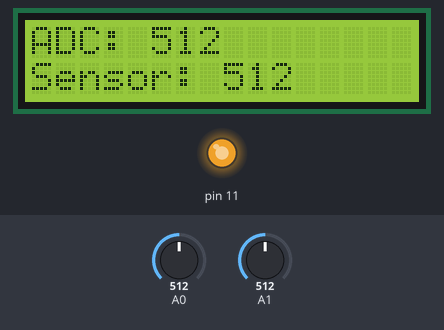
A program run on a simulated Arduino Uno, built with avr-gcc and run on an emulated ATmega328P. On the bench: 16×2 character LCD, output pins drawn as LEDs (lit = HIGH). The inputs (shaded band) are chosen by the test bench; at power-on: A0 = 512, A1 = 512. What the program prints to the serial monitor is not drawn.

Above: at 1.2 s.
1.3 s: A0 set to 716
At 1.71 s:
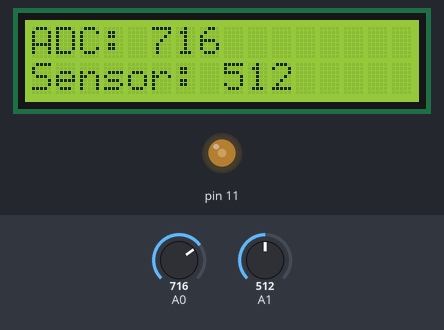
4.3 s: A1 set to 716
At 5.61 s:
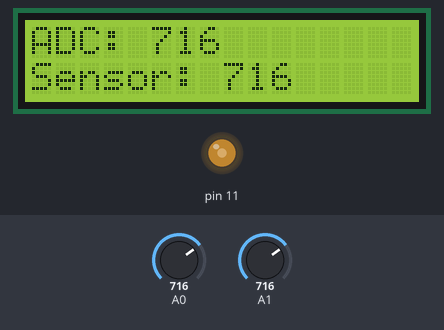
6.0 s: A0 set to 900
At 6.21 s:
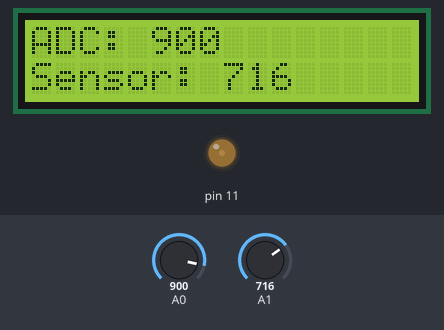
7.5 s: A1 set to 900
At 8.01 s:
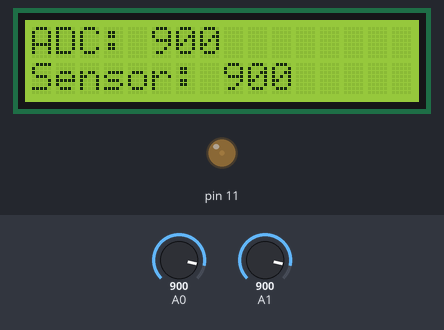
9.0 s: A0 set to 1010
At 9.21 s:
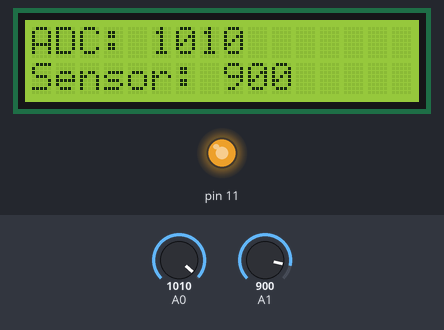
10.5 s: A1 set to 1010
At 10.71 s:
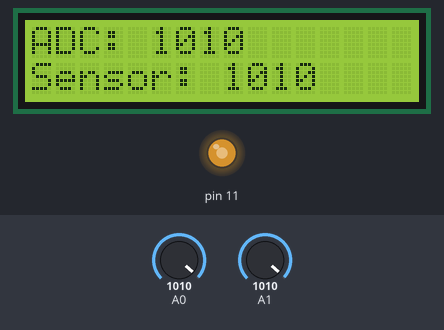
Timing chart, 0 to 13.0 s (numbered marks = the images above; inputs shaded):
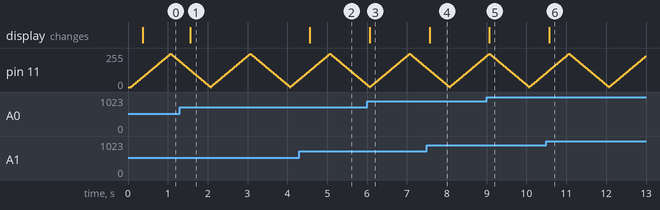

The program:

main.cpp
```cpp
#include <Arduino.h>
#include <avr/interrupt.h>
#include <LiquidCrystal.h>
LiquidCrystal lcd(6, 7, A2, A3, A4, A5);
volatile uint16_t adcValue = 0;
volatile uint16_t sensorValue = 0;
volatile bool adcFlag = false;
volatile bool pwmFlag = false;
volatile bool sensorFlag = false;
volatile bool uartFlag = false;
void Timer1_init()
{
  TCCR1A = 0;
  TCCR1B = (1 << WGM12) | (1 << CS11) | (1 << CS10);
  OCR1A = 249;
  TIMSK1 |= (1 << OCIE1A);
  sei();
}
void ADC_init(){
  DDRC &= ~((1 << PC0)|(1 << PC1));
  ADMUX = (1 << REFS0);
  ADCSRA |= (1 << ADEN);
  ADCSRA |= (1 << ADPS2) | (1 << ADPS1) | (1 << ADPS0);
}
uint16_t ADC_read(uint8_t channel)
{
    if (channel == 0)
    {
        ADMUX &= ~((1 << MUX3) | (1 << MUX2) |(1 << MUX1) |(1 << MUX0));
    }
    else if (channel == 1)
    {
        ADMUX &= ~((1 << MUX3) |(1 << MUX2) |(1 << MUX1));
        ADMUX |= (1 << MUX0);
    }
    ADCSRA |= (1 << ADSC);
    while (ADCSRA & (1 << ADSC));
    return ADC;
}
void Task_ADC(){
  adcValue = ADC_read(0);
    lcd.setCursor(0, 0);
    lcd.print("ADC: ");
    lcd.print(adcValue);
    lcd.print("       ");
}
uint8_t ledDuty = 0;
int8_t ledStep = 5;
void PWM_LED_init()
{
    DDRB |= (1 << PB3);
    TCCR2A = (1 << COM2A1)| (1 << WGM21)| (1 << WGM20);
    TCCR2B = (1 << CS22);
    OCR2A = 0;
}
void Task_PWM_LED(){
ledDuty += ledStep;
    if (ledDuty >= 250 || ledDuty == 0)
        ledStep = -ledStep;
    OCR2A = ledDuty;
}
void Task_Sensor(){
 sensorValue = ADC_read(1);
    lcd.setCursor(0, 1);
    lcd.print("Sensor: ");
    lcd.print(sensorValue);
    lcd.print("       ");
}
void Task_UART()
{
    Serial.print("ADC0: ");
    Serial.print(adcValue);
    Serial.print(" | Sensor: ");
    Serial.print(sensorValue);
    Serial.print(" | LED: ");
    Serial.println(ledDuty);
}
ISR(TIMER1_COMPA_vect)
{
    static uint16_t count = 0;
    count++;
    if (count % 10 == 0)
        adcFlag = true;
    if (count % 20 == 0)
        pwmFlag = true;
    if (count % 100 == 0)
        sensorFlag = true;
    if (count >= 1000)
        {count = 0;
          uartFlag = true;}
}
void setup()
{
  Serial.begin(9600);
    lcd.begin(16, 2);
    ADC_init();
    PWM_LED_init();
    Timer1_init();
    lcd.setCursor(0, 0);
    lcd.print("ADC: ");
    lcd.setCursor(0, 1);
    lcd.print("Sensor: ");
}
void loop()
{
    if (adcFlag)
    {
        adcFlag = false;
        Task_ADC();
    }
    if (pwmFlag)
    {
        pwmFlag = false;
        Task_PWM_LED();
    }
    if (sensorFlag)
    {
        sensorFlag = false;
        Task_Sensor();
    }
    if (uartFlag)
    {
        uartFlag = false;
        Task_UART();
    }
}
```

Measured:
- after the input at 1.3 s, the display: changes after 0.27 s (image 1)
- after the input at 4.3 s, the display: changes after 0.27 s (image 2)
- after the input at 6.0 s, the display: changes after 0.07 s (image 3)
- after the input at 7.5 s, the display: changes after 0.07 s (image 4)
- after the input at 9.0 s, the display: changes after 0.07 s (image 5)
- after the input at 10.5 s, the display: changes after 0.07 s (image 6)
